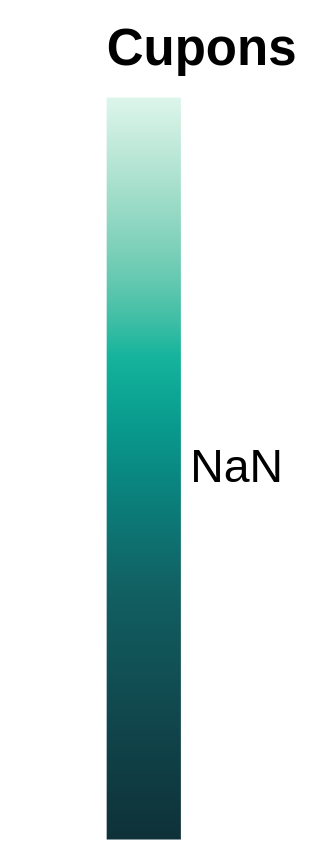

Vega-Lite specification stored for this chart:
### Vega-Lite specification from a JSON file in a GitHub repository (floating-point values rounded to 4 significant figures)
{"$schema": "https://vega.github.io/schema/vega-lite/v5.json", "data": {"name": "dataset"}, "width": "container", "height": "container", "mark": {"type": "rect", "cornerRadius": 3, "stroke": "#071E23", "strokeWidth": 2}, "encoding": {"x": {"field": "mes", "type": "ordinal", "sort": {"field": "ord"}, "axis": {"title": null, "labelAngle": 0, "labelOverlap": true}}, "y": {"field": "dia", "type": "ordinal", "sort": {"field": "dord"}, "axis": {"title": null}}, "color": {"field": "cupons", "type": "quantitative", "scale": {"range": ["#0E3138", "#125F61", "#18B89F", "#DDF5EB"]}, "legend": {"title": "Cupons", "orient": "right", "gradientLength": 160}}, "tooltip": [{"field": "mes", "title": "Mês"}, {"field": "dia", "title": "Dia"}, {"field": "cupons", "title": "Cupons", "format": ",.0f"}]}}
